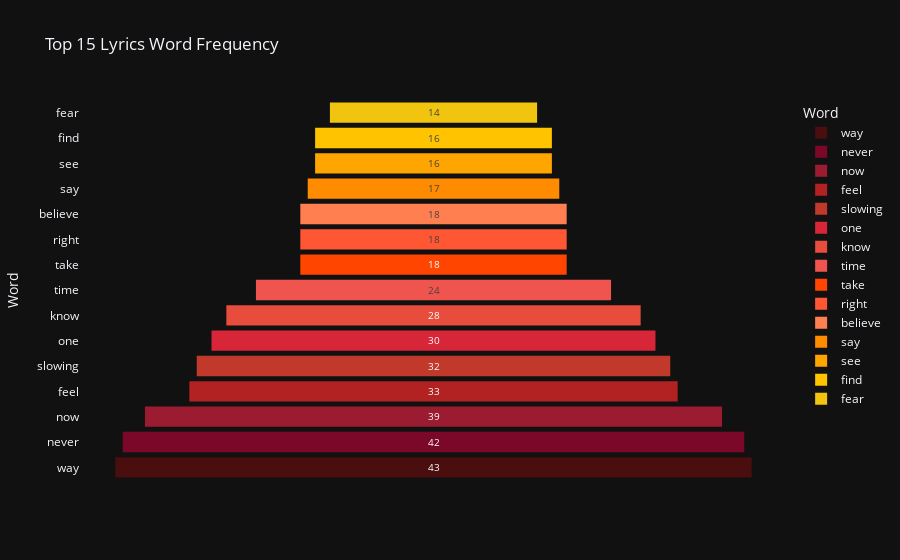

This figure's notebook cell:
### Markdown cell above
### Breach Funnel Chart

### Code cell
import plotly.express as px
import pandas as pd

df_counts = pd.DataFrame(counts.most_common(15), columns=['Word', 'Count'])

fig = px.funnel(df_counts,
                x='Count',
                y='Word',
                title='Top 15 Lyrics Word Frequency',
                color='Word',
                color_discrete_sequence=warm_colors)

# Save the figure as a PNG
fig.write_image("breach_funnel.png", scale=2) # scale=2 increases resolution

fig.show()

### Figure 1 — Plotly figure (JSON) as saved in the notebook; plotly's stock layout.template omitted (floating-point values rounded to 4 significant figures)
{"data": [{"hovertemplate": "Word=%{y}<br>Count=%{x}<extra></extra>", "legendgroup": "way", "marker": {"color": "#4A0E0E"}, "name": "way", "orientation": "h", "showlegend": true, "x": [43], "xaxis": "x", "y": ["way"], "yaxis": "y", "type": "funnel"}, {"hovertemplate": "Word=%{y}<br>Count=%{x}<extra></extra>", "legendgroup": "never", "marker": {"color": "#7B0828"}, "name": "never", "orientation": "h", "showlegend": true, "x": [42], "xaxis": "x", "y": ["never"], "yaxis": "y", "type": "funnel"}, {"hovertemplate": "Word=%{y}<br>Count=%{x}<extra></extra>", "legendgroup": "now", "marker": {"color": "#9B1B30"}, "name": "now", "orientation": "h", "showlegend": true, "x": [39], "xaxis": "x", "y": ["now"], "yaxis": "y", "type": "funnel"}, {"hovertemplate": "Word=%{y}<br>Count=%{x}<extra></extra>", "legendgroup": "feel", "marker": {"color": "#B22222"}, "name": "feel", "orientation": "h", "showlegend": true, "x": [33], "xaxis": "x", "y": ["feel"], "yaxis": "y", "type": "funnel"}, {"hovertemplate": "Word=%{y}<br>Count=%{x}<extra></extra>", "legendgroup": "slowing", "marker": {"color": "#C0392B"}, "name": "slowing", "orientation": "h", "showlegend": true, "x": [32], "xaxis": "x", "y": ["slowing"], "yaxis": "y", "type": "funnel"}, {"hovertemplate": "Word=%{y}<br>Count=%{x}<extra></extra>", "legendgroup": "one", "marker": {"color": "#D72638"}, "name": "one", "orientation": "h", "showlegend": true, "x": [30], "xaxis": "x", "y": ["one"], "yaxis": "y", "type": "funnel"}, {"hovertemplate": "Word=%{y}<br>Count=%{x}<extra></extra>", "legendgroup": "know", "marker": {"color": "#E74C3C"}, "name": "know", "orientation": "h", "showlegend": true, "x": [28], "xaxis": "x", "y": ["know"], "yaxis": "y", "type": "funnel"}, {"hovertemplate": "Word=%{y}<br>Count=%{x}<extra></extra>", "legendgroup": "time", "marker": {"color": "#F0544F"}, "name": "time", "orientation": "h", "showlegend": true, "x": [24], "xaxis": "x", "y": ["time"], "yaxis": "y", "type": "funnel"}, {"hovertemplate": "Word=%{y}<br>Count=%{x}<extra></extra>", "legendgroup": "take", "marker": {"color": "#FF4500"}, "name": "take", "orientation": "h", "showlegend": true, "x": [18], "xaxis": "x", "y": ["take"], "yaxis": "y", "type": "funnel"}, {"hovertemplate": "Word=%{y}<br>Count=%{x}<extra></extra>", "legendgroup": "right", "marker": {"color": "#FF5733"}, "name": "right", "orientation": "h", "showlegend": true, "x": [18], "xaxis": "x", "y": ["right"], "yaxis": "y", "type": "funnel"}, {"hovertemplate": "Word=%{y}<br>Count=%{x}<extra></extra>", "legendgroup": "believe", "marker": {"color": "#FF7F50"}, "name": "believe", "orientation": "h", "showlegend": true, "x": [18], "xaxis": "x", "y": ["believe"], "yaxis": "y", "type": "funnel"}, {"hovertemplate": "Word=%{y}<br>Count=%{x}<extra></extra>", "legendgroup": "say", "marker": {"color": "#FF8C00"}, "name": "say", "orientation": "h", "showlegend": true, "x": [17], "xaxis": "x", "y": ["say"], "yaxis": "y", "type": "funnel"}, {"hovertemplate": "Word=%{y}<br>Count=%{x}<extra></extra>", "legendgroup": "see", "marker": {"color": "#FFA500"}, "name": "see", "orientation": "h", "showlegend": true, "x": [16], "xaxis": "x", "y": ["see"], "yaxis": "y", "type": "funnel"}, {"hovertemplate": "Word=%{y}<br>Count=%{x}<extra></extra>", "legendgroup": "find", "marker": {"color": "#FFC300"}, "name": "find", "orientation": "h", "showlegend": true, "x": [16], "xaxis": "x", "y": ["find"], "yaxis": "y", "type": "funnel"}, {"hovertemplate": "Word=%{y}<br>Count=%{x}<extra></extra>", "legendgroup": "fear", "marker": {"color": "#F1C40F"}, "name": "fear", "orientation": "h", "showlegend": true, "x": [14], "xaxis": "x", "y": ["fear"], "yaxis": "y", "type": "funnel"}], "layout": {"xaxis": {"anchor": "y", "domain": [0.0, 1.0], "title": {"text": "Count"}}, "yaxis": {"anchor": "x", "domain": [0.0, 1.0], "title": {"text": "Word"}, "categoryorder": "array", "categoryarray": ["fear", "find", "see", "say", "believe", "right", "take", "time", "know", "one", "slowing", "feel", "now", "never", "way"]}, "legend": {"title": {"text": "Word"}, "tracegroupgap": 0}, "title": {"text": "Top 15 Lyrics Word Frequency"}}}
